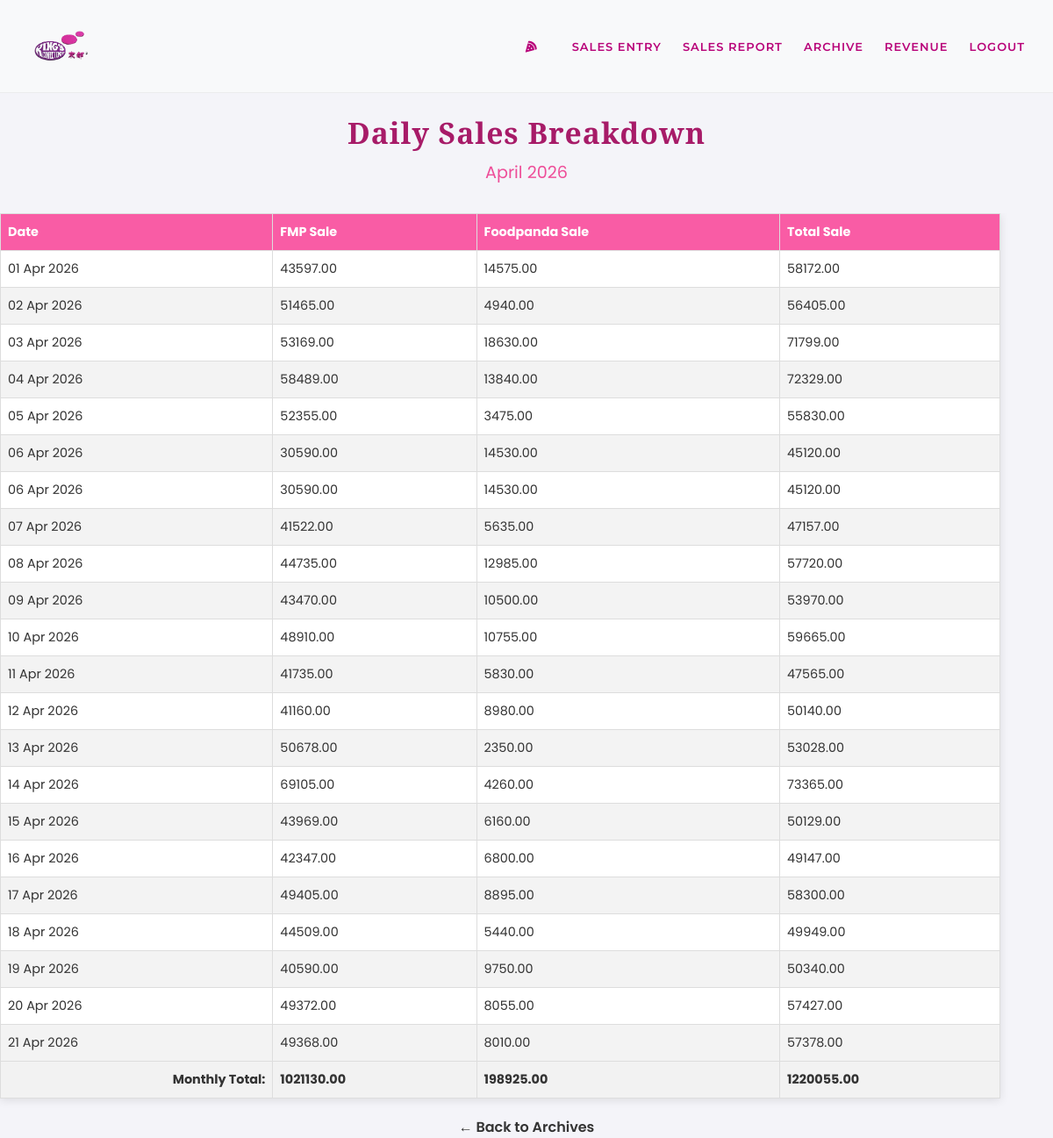
Page /kingsapp/month_rpt/14/ (signed in) on the committed database.
### kingsapp/models.py (models this page shows, shortened)
class kingsArchvSummary(models.Model):
    month = models.DateField(unique=True)
    total_fmp_sale = models.DecimalField(max_digits=10, decimal_places=2, default=0)
    total_foodpanda_sale = models.DecimalField(max_digits=10, decimal_places=2, default=0)
    grand_total_sale = models.DecimalField(max_digits=10, decimal_places=2, default=0)
    net_total_sale = models.DecimalField(max_digits=10, decimal_places=2, default=0)
    average_daily_sale = models.DecimalField(max_digits=10, decimal_places=2, default=0)
    created_at = models.DateTimeField(auto_now_add=True)
    class Meta:
        verbose_name = 'Kings Archived Summary'
        verbose_name_plural = 'Kings Archived Summary'

class kingsSalesArchv(models.Model):
    entity = models.CharField(max_length=100)
    FMP_sale = models.DecimalField(max_digits=10, decimal_places=2, default=0)
    foodpanda = models.DecimalField(max_digits=10, decimal_places=2, default=0)
    create_date = models.DateField()
    update_date = models.DateTimeField(auto_now=True)
    @property
    def total_sale(self):
        return self.FMP_sale + self.foodpanda
    class Meta:
        verbose_name = 'Kings Sale Archive'
        verbose_name_plural = 'Kings Sale Archive'

### kingsapp/views.py (the view)
# urls.py: path('month_rpt/<int:pk>/', views.month_view_sale, name='month_rpt'),
@login_required(login_url='login')
def month_view_sale(request, pk):
    arcv_month = get_object_or_404(kingsArchvSummary, pk=pk)
    daily_sales = kingsSalesArchv.objects.filter(
        create_date__year=arcv_month.month.year,
        create_date__month=arcv_month.month.month
    ).order_by('create_date')
    return render(request, 'kings/month_view_sale.html', {'archive': arcv_month, 'daily_sales': daily_sales})

### templates/kings/month_view_sale.html (shortened to what this page needs)
{% load static %}
<!DOCTYPE html>
<html lang="en">
<head>
    <link rel="stylesheet" href="{% static 'css/kingshowdata.css' %}">
</head>
<body>
    {% include 'kings/kingsnavbar.html' %}
    <h1>Daily Sales Breakdown</h1>
    <h2>{{ archive.month|date:"F Y" }}</h2>
    <div class="main-container" style="justify-content: center;">
        <div class="report-section">
            <table>
                <thead>
                    <tr>
                        <th>Date</th>
                        <th>FMP Sale</th>
                        <th>Foodpanda Sale</th>
                        <th>Total Sale</th>
                    </tr>
                </thead>
                <tbody>
                    {% for sale in daily_sales %}
                    <tr>
                        <td>{{ sale.create_date|date:"d M Y" }}</td>
                        <td>{{ sale.FMP_sale|floatformat:2 }}</td>
                        <td>{{ sale.foodpanda|floatformat:2 }}</td>
                        <td>{{ sale.total_sale|floatformat:2 }}</td>
                    </tr>
                    {% empty %}
                    <tr>
                        <td colspan="4" style="text-align: center;">No sales data found for this month.</td>
                    </tr>
                    {% endfor %}
                </tbody>
                <tfoot>
                    <tr style="font-weight: bold; background-color: #f2f2f2;">
                        <td style="text-align: right;">Monthly Total:</td>
                        <td>{{ archive.total_fmp_sale|floatformat:2 }}</td>
                        <td>{{ archive.total_foodpanda_sale|floatformat:2 }}</td>
                        <td>{{ archive.grand_total_sale|floatformat:2 }}</td>
                    </tr>
                </tfoot>
            </table>
            <div style="margin-top: 20px; text-align: center;">
                <a href="{% url 'show_archive' %}" style="text-decoration: none; color: #333; font-weight: 600;">&larr; Back to Archives</a>
            </div>
        </div>
    </div>
</body>
</html>

### static/css/kingshowdata.css (style rules this page uses)
body { font-family: 'Poppins', sans-serif; margin: 2rem; background-color: #f4f4f9; color: #333; }
.main-container { display: flex; gap: 2rem; align-items: flex-start; max-width: 1400px; margin: 0 auto; }
h1 { text-align: center; color: #a71b68; font-family: 'Playfair Display', serif; font-size: 2.1rem; margin-bottom: 0.5rem; letter-spacing: 1px; }
h2 { text-align: center; color: #ee4e99; font-weight: 400; font-style: regular; font-size: 1.2rem; margin-top: 0; margin-bottom: 2rem; }
.report-section { flex: 2.5; overflow-x: auto; }
table { width: 95%; margin: 0; border-collapse: collapse; box-shadow: 0 2px 10px rgba(0,0,0,0.1); background-color: white; border: 1px solid #ddd; }
th, td { padding: 10px 8px; text-align: left; border: 1px solid #ddd; font-size: 0.9rem; }
thead th { background-color: #f95ca5; color: white; font-weight: bold; }
tbody tr:nth-of-type(even) { background-color: #f3f3f3; }

### templates/kings/kingsnavbar.html (style rules this page uses)
body { margin: 0; }

### rows in the picture
kingsArchvSummary: month "April 2026", total_fmp_sale "1021130.00", total_foodpanda_sale "198925.00", grand_total_sale "1220055.00"
kingsSalesArchv: create_date "01 Apr 2026", FMP_sale "43597.00", foodpanda "14575.00", total_sale "58172.00"
kingsSalesArchv: create_date "02 Apr 2026", FMP_sale "51465.00", foodpanda "4940.00", total_sale "56405.00"
kingsSalesArchv: create_date "03 Apr 2026", FMP_sale "53169.00", foodpanda "18630.00", total_sale "71799.00"
kingsSalesArchv: create_date "04 Apr 2026", FMP_sale "58489.00", foodpanda "13840.00", total_sale "72329.00"
kingsSalesArchv: create_date "05 Apr 2026", FMP_sale "52355.00", foodpanda "3475.00", total_sale "55830.00"
kingsSalesArchv: create_date "06 Apr 2026", FMP_sale "30590.00", foodpanda "14530.00", total_sale "45120.00"
kingsSalesArchv: create_date "06 Apr 2026", FMP_sale "30590.00", foodpanda "14530.00", total_sale "45120.00"
kingsSalesArchv: create_date "07 Apr 2026", FMP_sale "41522.00", foodpanda "5635.00", total_sale "47157.00"
kingsSalesArchv: create_date "08 Apr 2026", FMP_sale "44735.00", foodpanda "12985.00", total_sale "57720.00"
kingsSalesArchv: create_date "09 Apr 2026", FMP_sale "43470.00", foodpanda "10500.00", total_sale "53970.00"
kingsSalesArchv: create_date "10 Apr 2026", FMP_sale "48910.00", foodpanda "10755.00", total_sale "59665.00"
kingsSalesArchv: create_date "11 Apr 2026", FMP_sale "41735.00", foodpanda "5830.00", total_sale "47565.00"
kingsSalesArchv: create_date "12 Apr 2026", FMP_sale "41160.00", foodpanda "8980.00", total_sale "50140.00"
kingsSalesArchv: create_date "13 Apr 2026", FMP_sale "50678.00", foodpanda "2350.00", total_sale "53028.00"
kingsSalesArchv: create_date "14 Apr 2026", FMP_sale "69105.00", foodpanda "4260.00", total_sale "73365.00"
kingsSalesArchv: create_date "15 Apr 2026", FMP_sale "43969.00", foodpanda "6160.00", total_sale "50129.00"
kingsSalesArchv: create_date "16 Apr 2026", FMP_sale "42347.00", foodpanda "6800.00", total_sale "49147.00"
kingsSalesArchv: create_date "17 Apr 2026", FMP_sale "49405.00", foodpanda "8895.00", total_sale "58300.00"
kingsSalesArchv: create_date "18 Apr 2026", FMP_sale "44509.00", foodpanda "5440.00", total_sale "49949.00"
kingsSalesArchv: create_date "19 Apr 2026", FMP_sale "40590.00", foodpanda "9750.00", total_sale "50340.00"
kingsSalesArchv: create_date "20 Apr 2026", FMP_sale "49372.00", foodpanda "8055.00", total_sale "57427.00"
kingsSalesArchv: create_date "21 Apr 2026", FMP_sale "49368.00", foodpanda "8010.00", total_sale "57378.00"
